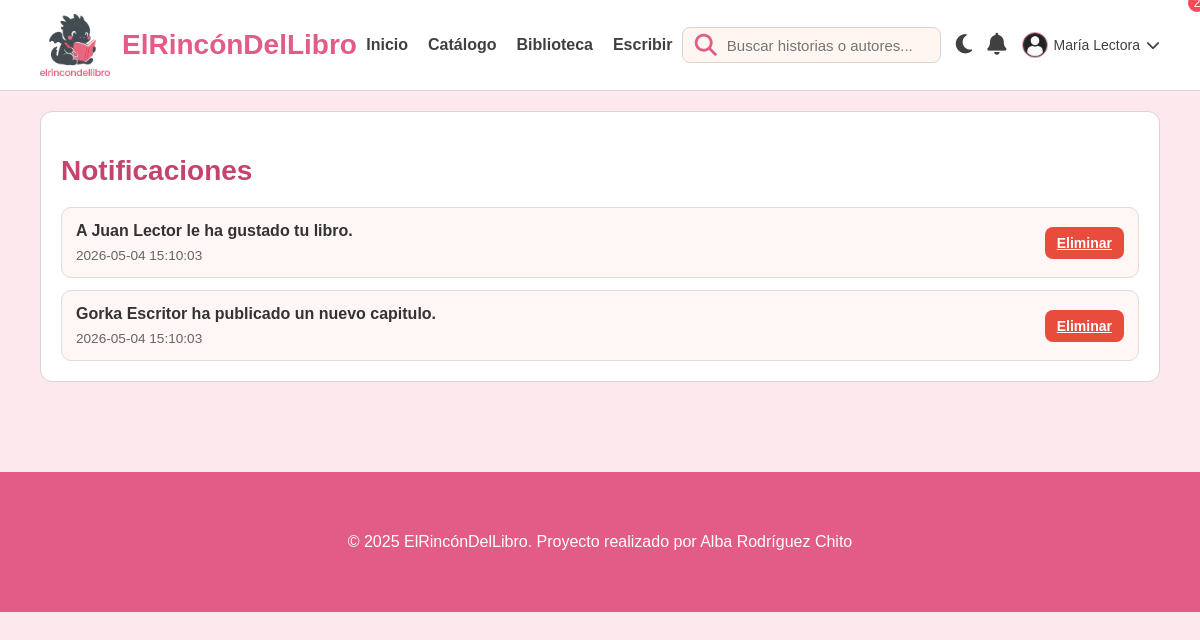
/notificaciones.php (signed in), run on the app's committed database.
### tables this page shows
CREATE TABLE IF NOT EXISTS usuarios (
    id_usuarios INT AUTO_INCREMENT PRIMARY KEY,
    nombre VARCHAR(100) NOT NULL,
    email VARCHAR(100) NOT NULL UNIQUE,
    password VARCHAR(255) NOT NULL,
    avatar VARCHAR(255),
    bio TEXT,
    activo TINYINT(1) DEFAULT 1,
    fecha_registro TIMESTAMP DEFAULT CURRENT_TIMESTAMP
);

CREATE TABLE IF NOT EXISTS notificaciones (
    id_notificaciones INT AUTO_INCREMENT PRIMARY KEY,
    usuario_id INT NOT NULL,
    mensaje TEXT NOT NULL,
    url VARCHAR(255),
    leida TINYINT(1) DEFAULT 0,
    fecha TIMESTAMP DEFAULT CURRENT_TIMESTAMP,
    FOREIGN KEY (usuario_id) REFERENCES usuarios(id_usuarios) ON DELETE CASCADE
);

### notificaciones.php (the view, shortened to what this page needs)
<?php
include 'conexion.php';
$usuario_id = $_SESSION['usuario_id'];
$res = $conexion->query("SELECT id_notificaciones, mensaje, url, leida, fecha FROM notificaciones WHERE usuario_id = $usuario_id ORDER BY fecha DESC");
?>
<!DOCTYPE html>
<html lang="es">
<head>
    <link rel="stylesheet" href="CSS/style1.css">
    <link rel="stylesheet" href="https://cdnjs.cloudflare.com/ajax/libs/font-awesome/6.5.0/css/all.min.css">
</head>
<body>
<?php include 'partials/header.php'; ?>
<div class="container">
    <div class="card-form">
        <h2 class="section-title">Notificaciones</h2>
        <?php if (count($notificaciones) > 0): ?>
            <div style="display: grid; gap: 12px;">
                <?php foreach ($notificaciones as $notif): ?>
                    <div style="border: 1px solid #ddd; border-radius: 10px; padding: 14px; background: <?php echo $notif['leida'] ? '#f8f9fa' : '#fff6f6'; ?>;">
                        <div style="display: flex; justify-content: space-between; gap: 10px; align-items: center;">
                            <div>
                                <a href="notificacion.php?id=<?php echo $notif['id_notificaciones']; ?>" style="color: inherit; text-decoration: none;">
                                    <p style="margin: 0 0 8px; font-weight: bold; color: #333;"><?php echo htmlspecialchars($notif['mensaje']); ?></p>
                                </a>
                                <p style="margin: 0; font-size: 0.85rem; color: #666;"><?php echo htmlspecialchars($notif['fecha']); ?></p>
                            </div>
                            <div style="display: flex; gap: 8px; align-items: center;">
                                <a href="borrar_notificacion.php?id=<?php echo $notif['id_notificaciones']; ?>" class="btn-secondary" style="background: #e74c3c; color: white; padding: 8px 12px;">Eliminar</a>
                            </div>
                        </div>
                    </div>
                <?php endforeach; ?>
            </div>
        <?php else: ?>
            <p>No tienes notificaciones nuevas.</p>
        <?php endif; ?>
    </div>
</div>
<?php include 'partials/footer.php'; ?>
</body>
</html>

### partials/header.php (shortened to what this page needs)
<?php
include 'conexion.php';
$nombre_usuario = isset($_SESSION['usuario_nombre']) ? $_SESSION['usuario_nombre'] : null;
$usuario_id = isset($_SESSION['usuario_id']) ? $_SESSION['usuario_id'] : null;
$notificaciones = [];
$notif_count = 0;
if ($usuario_id) {
    $res_not = $conexion->query("SELECT id_notificaciones, mensaje, url, leida, fecha FROM notificaciones WHERE usuario_id = $usuario_id ORDER BY fecha DESC LIMIT 8");
    if ($res_not) {
        while ($fila = $res_not->fetch_assoc()) {
            $notificaciones[] = $fila;
        }
    }
    $res_count = $conexion->query("SELECT COUNT(*) AS total FROM notificaciones WHERE usuario_id = $usuario_id AND leida = 0");
    if ($res_count) {
        $row_count = $res_count->fetch_assoc();
        $notif_count = $row_count['total'] ?? 0;
    }
    $avatar_url = 'img/user-default.png';
    $res_avatar = $conexion->query("SELECT avatar FROM usuarios WHERE id_usuarios = $usuario_id LIMIT 1");
    if ($res_avatar && $res_avatar->num_rows === 1) {
        $row = $res_avatar->fetch_assoc();
        if (!empty($row['avatar'])) {
            $avatar_url = $row['avatar'];
        }
    }
}
?>
<header class="header">
    <div class="container header-inner">
        <div class="header-left">
            <img src="img/dragon1.png" class="logo-dragon" alt="logo">
            <h1 class="logo-text">ElRincónDelLibro</h1>
        </div>
        <nav class="nav-menu">
            <a href="index.php">Inicio</a>
            <a href="catalogo.php">Catálogo</a>
            <a href="biblioteca.php">Biblioteca</a>
            <a href="escribir.php">Escribir</a>
        </nav>
        <div class="header-right">
            <form action="catalogo.php" method="GET" class="search-box">
                <i class="fa-solid fa-magnifying-glass search-icon"></i>
                <input type="text" name="search" placeholder="Buscar historias o autores..." value="<?php echo isset($_GET['search']) ? htmlspecialchars($_GET['search']) : ''; ?>">
            </form>
            <div class="dark-mode-switch" onclick="toggleDarkMode()" title="Cambiar modo">
                <i id="dark-icon" class="fa-solid fa-moon"></i>
            </div>
            <div class="notification-dropdown">
                <div class="notification-trigger" id="notifTrigger">
                    <i class="fa-solid fa-bell"></i>
                    <?php if ($nombre_usuario && $notif_count > 0): ?>
                        <span class="notif-count" style="position: absolute; top: -6px; right: -6px; background: #ff4757; color: white; border-radius: 50%; width: 18px; height: 18px; display: inline-flex; align-items: center; justify-content: center; font-size: 0.75rem;"><?php echo $notif_count; ?></span>
                    <?php endif; ?>
                </div>
            </div>
            <?php if ($nombre_usuario): ?>
                <div class="user-menu">
                    <div class="user-trigger">
                        <div class="avatar-container">
                            <img src="<?php echo htmlspecialchars($avatar_url); ?>" alt="Usuario" class="img-login-header">
                        </div>
                        <span class="user-name-text"><?= htmlspecialchars($nombre_usuario) ?></span>
                        <i class="fa-solid fa-chevron-down icon-arrow"></i>
                    </div>
                </div>
            <?php else: ?>
                <a href="login.php" class="login-link"><i class="fa-solid fa-user"></i></a>
            <?php endif; ?>
        </div>
    </div>
</header>

### CSS/style1.css (style rules this page uses)
:root { --rosa-50: #FCE8ED; --rosa-200: #F7B7C8; --rosa-400: #F185A5; --rosa-600: #E35B87; --rosa-800: #C5446C; --crema: #FFF6F2; --gris-100: #F7F7F7; --gris-300: #D5D5D5; --gris-700: #404040; --max-width: 1200px; --color-fondo: var(--rosa-50); --color-texto: var(--gris-700); --color-blanco-elementos: #ffffff; --color-borde: var(--gris-300); --sombra: rgba(0, 0, 0, 0.1); }
* { box-sizing: border-box; }
body { margin: 0; background: var(--color-fondo); font-family: "Verdana", sans-serif; color: var(--color-texto); transition: background 0.3s ease, color 0.3s ease; }
img { display: block; max-width: 100%; }
.container { max-width: var(--max-width); margin: auto; padding: 20px 40px; }
.header { background: var(--color-blanco-elementos); backdrop-filter: blur(6px); border-bottom: 1px solid var(--color-borde); position: sticky; top: 0; z-index: 20; }
.header-inner { display: flex; justify-content: space-between; align-items: center; height: 90px; }
.header-left { display: flex; align-items: center; gap: 12px; }
.logo-dragon { width: 70px; }
.logo-text { font-size: 28px; font-weight: 700; color: var(--rosa-600); }
.nav-menu { display: flex; gap: 20px; }
.nav-menu a { text-decoration: none; color: var(--color-texto); font-size: 16px; font-weight: 600; }
.search-box { display: flex; align-items: center; background: var(--crema); border: 1px solid var(--color-borde); padding: 6px 12px; border-radius: 8px; }
.search-box input { border: none; outline: none; background: transparent; margin-left: 8px; font-size: 15px; color: var(--color-texto); }
.search-icon { color: var(--rosa-600); }
.header-right { display: flex; align-items: center; gap: 15px; font-size: 22px; color: var(--color-texto); }
.btn-secondary { background: var(--rosa-400); color: white; border: none; padding: 10px 18px; border-radius: 8px; font-family: "Verdana", sans-serif; font-size: 14px; font-weight: 600; cursor: pointer; transition: background 0.3s ease, transform 0.2s ease; display: inline-flex; align-items: center; justify-content: center; gap: 8px; }
.section-title { font-size: 28px; color: var(--rosa-800); margin-bottom: 20px; }
.user-menu { position: relative; display: flex; align-items: center; }
.user-trigger { display: flex; align-items: center; gap: 6px; cursor: pointer; font-size: 14px; }
.avatar-container { width: 26px; height: 26px; min-width: 26px; min-height: 26px; border-radius: 50%; overflow: hidden; border: 1.5px solid var(--rosa-400); display: flex; align-items: center; justify-content: center; background: #fff; }
.img-login-header { width: 26px; height: 26px; object-fit: cover; }
.card-form { background: var(--color-blanco-elementos); padding: 20px; border-radius: 12px; margin-bottom: 30px; border: 1px solid var(--color-borde); }

### data on the page
usuarios: avatar (placeholder picture)
notificaciones: mensaje "A Juan Lector le ha gustado tu libro.", fecha "2026-05-04 15:10:03"
notificaciones: mensaje "Gorka Escritor ha publicado un nuevo capitulo.", fecha "2026-05-04 15:10:03"

### other printed values
$nombre_usuario "María Lectora"
